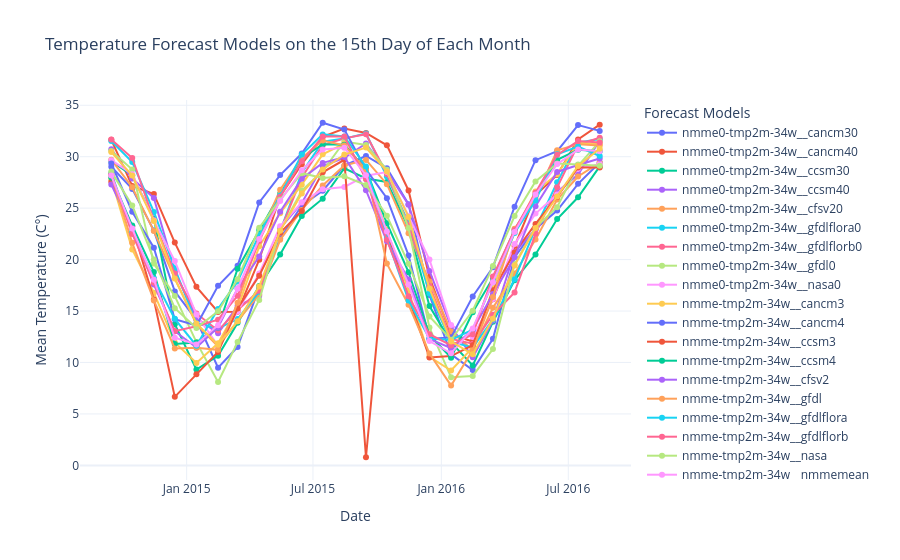

Notebook source saved alongside this figure:
### Code cell
fig = go.Figure()

for temp in temp_group:
    fig.add_trace(
        go.Scatter(
            x=df_grouped["startdate"],
            y=df_grouped[temp],
            mode="lines+markers",
            name=f"{temp}",
        )
    )

fig.update_layout(
    title="Temperature Forecast Models on the 15th Day of Each Month",
    xaxis_title="Date",
    yaxis_title="Mean Temperature (C°)",
    legend_title="Forecast Models",
    template="plotly_white",
)
fig.show()
